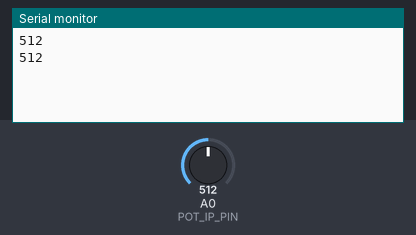
Bench run of a sketch on a simulated Arduino Uno, built with avr-gcc and run on an emulated ATmega328P. Shown: the last lines printed to the serial monitor. Inputs (shaded band) come from the test bench; at power-on: A0 (POT_IP_PIN) = 512.

Above: at 1.8 s.
1.9 s: A0 (POT_IP_PIN) set to 716
At 2.4 s:
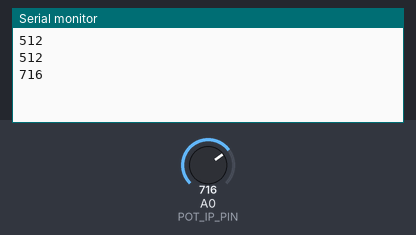
3.4 s: A0 (POT_IP_PIN) set to 900
At 4.8 s:
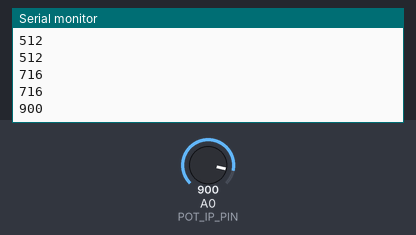
Timing chart, 0 to 6.4 s (numbered marks = the images above; inputs shaded):
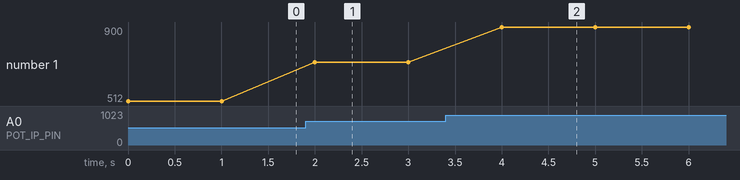

The sketch:

sketch_jun29a_Simple_POT.ino
```cpp
// Analog Input(analogRead() Function)
// Potentiometer Interfacing (based on the principle of variable resistance)
// +5V  and GROUND  (5V 3.75V 2.5V 1.25V 0V)  slider or radio volume control
// Three terminals (Voltage, Wiper, Ground)
// Used for calculating angular movement(270 degrees) easily having very cheap price.
// analogRead() Function returns int values ranging from 0 to 1023 (mapped between 0V and 5V)
// 6 analog pins A0 to A5

#define POT_IP_PIN A0

int pot_value;

void setup()
{
  // put your setup code here, to run once:
  pinMode(POT_IP_PIN , INPUT);
  Serial.begin(9600);
}

void loop()
{
  // put your main code here, to run repeatedly:
  pot_value = analogRead(POT_IP_PIN);
  Serial.println(pot_value);
  delay(1000);//100 milliseconds
}
```

Measured:
- after the input at 1.9 s, the serial monitor: prints a new line after 0.10 s (image 1)
- after the input at 3.4 s, the serial monitor: prints a new line after 0.60 s (image 2)
- plotted number 1: 512 → 716 after the input at 1.9 s, 716 → 900 after the input at 3.4 s
